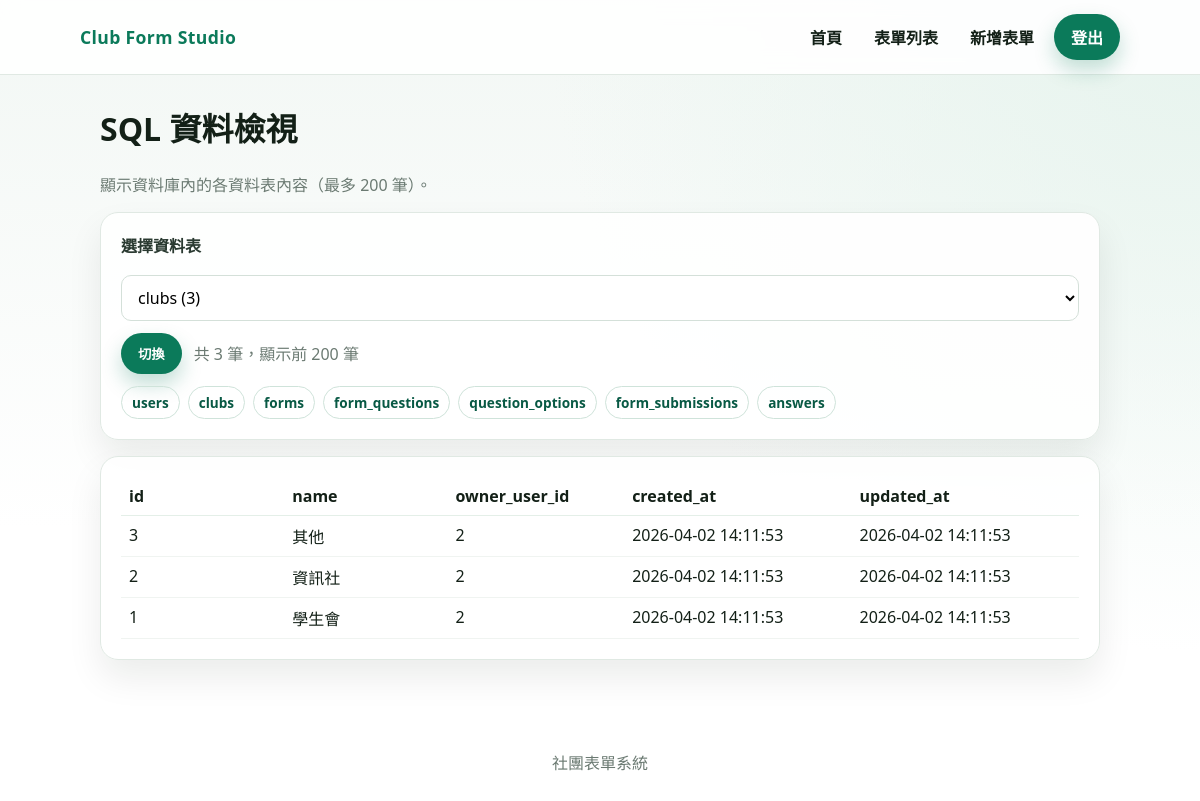
/sql_view.php?table=clubs (signed in), run on an earlier commit of the app's database.
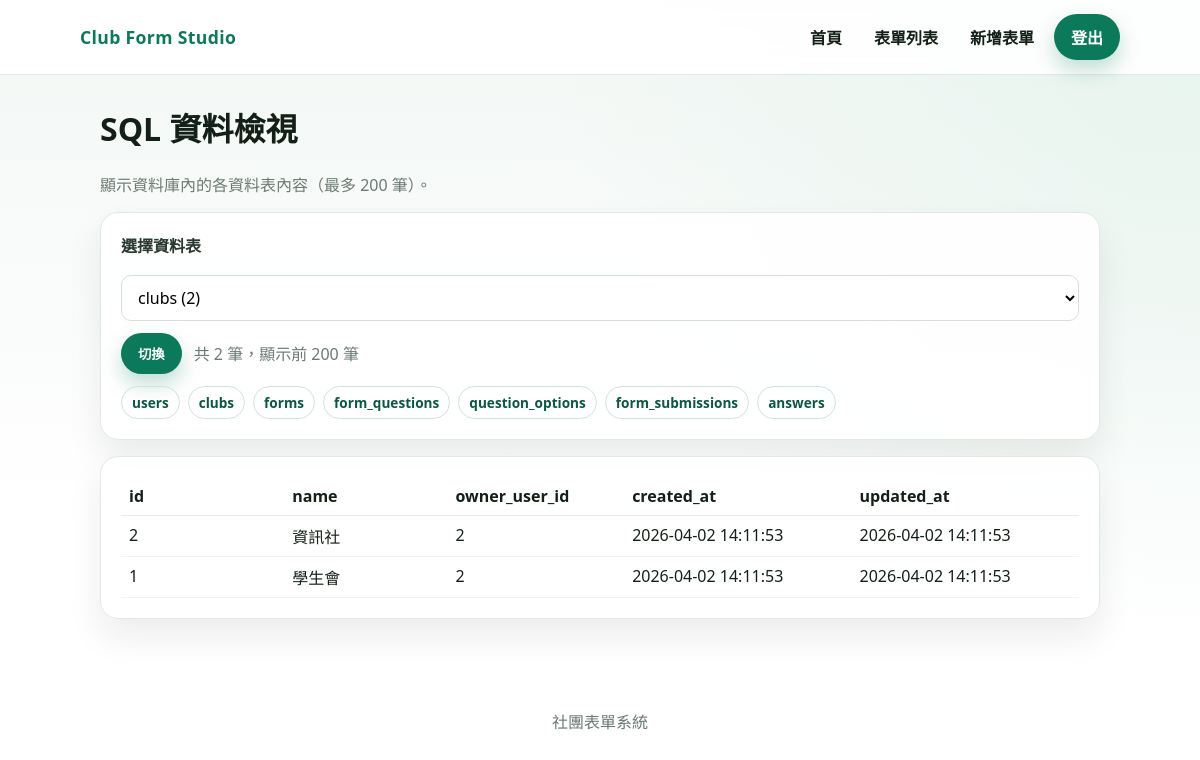
And on a later commit of the database.
### tables this page shows
CREATE TABLE clubs (
    id INT PRIMARY KEY AUTO_INCREMENT,
    name VARCHAR(100) UNIQUE NOT NULL,
    owner_user_id INT NOT NULL COMMENT '社團擁有者（建立者）',
    created_at TIMESTAMP DEFAULT CURRENT_TIMESTAMP,
    updated_at TIMESTAMP DEFAULT CURRENT_TIMESTAMP ON UPDATE CURRENT_TIMESTAMP,
    FOREIGN KEY (owner_user_id) REFERENCES users(id) ON DELETE RESTRICT,
    INDEX idx_owner (owner_user_id)
);

### sql_view.php (the view, shortened to what this page needs)
<?php
$user_raw = isset($_SESSION['user']) ? $_SESSION['user'] : null;
$user = !empty($user_raw) ? htmlspecialchars($user_raw) : null;
$errors = [];
$allowed_tables = [
  'users',
  'clubs',
  'forms',
  'form_questions',
  'question_options',
  'form_submissions',
  'answers'
];
$selected = isset($_GET['table']) ? $_GET['table'] : $allowed_tables[0];
$counts = [];
$columns = [];
$rows = [];
$total_rows = 0;
try {
  $pdo = get_db();
  foreach ($allowed_tables as $table) {
    $counts[$table] = (int) $pdo->query('SELECT COUNT(*) FROM `' . $table . '`')->fetchColumn();
  }
  $desc = $pdo->query('DESCRIBE `' . $selected . '`')->fetchAll();
  foreach ($desc as $col) {
    $columns[] = $col['Field'];
  }
  $total_rows = isset($counts[$selected]) ? $counts[$selected] : 0;
  $order_sql = in_array('id', $columns, true) ? ' ORDER BY `id` DESC' : '';
  $stmt = $pdo->query('SELECT * FROM `' . $selected . '`' . $order_sql . ' LIMIT 200');
  $rows = $stmt->fetchAll();
} catch (Throwable $e) {
  $errors[] = '資料庫讀取失敗，請稍後再試。';
}
?>
<!doctype html>
<html lang="zh-Hant">
  <head>
    <link rel="stylesheet" href="/group_41/css/app.css" />
  </head>
  <body>
    <header class="topbar">
      <div class="container nav">
        <a href="/group_41/index.php" class="brand">Club Form Studio</a>
        <nav class="menu">
          <a class="link-btn" href="/group_41/index.php">首頁</a>
          <a class="link-btn" href="/group_41/forms/list.php">表單列表</a>
          <a class="link-btn" href="/group_41/forms/create.php">新增表單</a>
          <?php if ($user) : ?>
            <a class="btn btn-primary" href="/group_41/logout.php">登出</a>
          <?php else : ?>
            <a class="link-btn" href="/group_41/login.php">登入</a>
            <a class="btn btn-primary" href="/group_41/register.php">註冊</a>
          <?php endif; ?>
        </nav>
      </div>
    </header>
    <main class="section">
      <div class="container">
        <h1>SQL 資料檢視</h1>
        <p class="muted">顯示資料庫內的各資料表內容（最多 200 筆）。</p>
        <?php if (!empty($errors)) : ?>
          <div class="error">
            <ul>
              <?php foreach ($errors as $e) : ?>
                <li><?php echo htmlspecialchars($e); ?></li>
              <?php endforeach; ?>
            </ul>
          </div>
        <?php else : ?>
          <div class="panel" style="padding: 20px; margin-bottom: 16px">
            <form method="get" action="/group_41/sql_view.php" style="display: flex; gap: 12px; flex-wrap: wrap; align-items: center">
              <label for="table">選擇資料表</label>
              <select id="table" name="table">
                <?php foreach ($allowed_tables as $table) : ?>
                  <option value="<?php echo htmlspecialchars($table); ?>" <?php echo $table === $selected ? 'selected' : ''; ?>>
                    <?php echo htmlspecialchars($table); ?> (<?php echo number_format($counts[$table] ?? 0); ?>)
                  </option>
                <?php endforeach; ?>
              </select>
              <button class="btn btn-primary" type="submit">切換</button>
              <span class="muted">共 <?php echo number_format($total_rows); ?> 筆，顯示前 200 筆</span>
            </form>
            <div style="margin-top: 12px; display: flex; gap: 8px; flex-wrap: wrap">
              <?php foreach ($allowed_tables as $table) : ?>
                <a class="btn btn-ghost btn-small" href="/group_41/sql_view.php?table=<?php echo urlencode($table); ?>">
                  <?php echo htmlspecialchars($table); ?>
                </a>
              <?php endforeach; ?>
            </div>
          </div>
          <div class="panel" style="padding: 20px; overflow: auto">
            <?php if (empty($columns)) : ?>
              <p class="muted">找不到資料欄位。</p>
            <?php elseif (empty($rows)) : ?>
              <p class="muted">目前沒有資料。</p>
            <?php else : ?>
              <table style="width: 100%; border-collapse: collapse">
                <thead>
                  <tr>
                    <?php foreach ($columns as $col) : ?>
                      <th style="text-align: left; padding: 8px; border-bottom: 1px solid #e4efe8; white-space: nowrap">
                        <?php echo htmlspecialchars($col); ?>
                      </th>
                    <?php endforeach; ?>
                  </tr>
                </thead>
                <tbody>
                  <?php foreach ($rows as $row) : ?>
                    <tr>
                      <?php foreach ($columns as $col) : ?>
                        <?php
                          $value = isset($row[$col]) ? $row[$col] : '';
                        ?>
                        <td style="padding: 8px; border-bottom: 1px solid #f0f4f1; vertical-align: top; min-width: 120px">
                          <?php echo nl2br(htmlspecialchars((string) $value)); ?>
                        </td>
                      <?php endforeach; ?>
                    </tr>
                  <?php endforeach; ?>
                </tbody>
              </table>
            <?php endif; ?>
          </div>
        <?php endif; ?>
      </div>
    </main>
    <footer class="footer container">社團表單系統</footer>
  </body>
</html>
<?php
exit();

### css/app.css (style rules this page uses)
:root { --bg: #f2f7f4; --bg-soft: #e9f1ed; --card: #ffffff; --text: #132017; --muted: #6b7a72; --brand: #0b7a5a; --brand-strong: #085944; --accent: #f5b357; --border: #e0e9e3; --shadow: 0 18px 35px rgba(10, 24, 18, 0.08); --radius: 18px; --radius-sm: 12px; }
* { box-sizing: border-box; }
body { margin: 0; font-family: "Noto Sans TC", "IBM Plex Sans Thai", "Segoe UI", sans-serif; color: var(--text); background: radial-gradient( circle at top right, #e7f4ee 0%, rgba(231, 244, 238, 0) 45% ), linear-gradient(180deg, var(--bg) 0%, #ffffff 65%); min-height: 100vh; }
a { color: inherit; text-decoration: none; }
.topbar { position: sticky; top: 0; z-index: 10; background: rgba(255, 255, 255, 0.9); backdrop-filter: blur(10px); border-bottom: 1px solid var(--border); }
.container { max-width: 1040px; margin: 0 auto; padding: 0 20px; }
.nav { display: flex; align-items: center; justify-content: space-between; gap: 16px; padding: 14px 0; }
.brand { font-weight: 700; letter-spacing: 0.02em; color: var(--brand); font-size: 1.1rem; }
.menu { display: flex; align-items: center; flex-wrap: wrap; gap: 8px; }
.link-btn { padding: 8px 12px; border-radius: 999px; font-weight: 600; color: var(--text); transition: background 0.2s ease, color 0.2s ease; }
.btn { display: inline-flex; align-items: center; justify-content: center; gap: 6px; padding: 10px 16px; border-radius: 999px; font-weight: 600; border: 1px solid transparent; transition: transform 0.2s ease, box-shadow 0.2s ease, background 0.2s ease, color 0.2s ease; }
.btn-primary { background: var(--brand); color: #ffffff; box-shadow: 0 10px 20px rgba(11, 122, 90, 0.25); }
.btn-ghost { background: transparent; color: var(--brand-strong); border-color: #cfe3da; }
.panel { background: rgba(255, 255, 255, 0.92); border-radius: var(--radius); border: 1px solid var(--border); box-shadow: var(--shadow); }
.section { padding: 8px 0 64px; }
.muted { color: var(--muted); }
label { display: block; margin-bottom: 6px; font-weight: 600; color: #2a3a31; }
input, select, textarea { width: 100%; padding: 10px 12px; border: 1px solid #d4e0d9; border-radius: 10px; background: #ffffff; font: inherit; }
.btn-small { padding: 6px 10px; font-size: 0.85rem; }
.footer { padding: 26px 0 40px; text-align: center; color: var(--muted); }

What changed in the data, as far as the page shows it:
removed clubs: id "3", name "其他", owner_user "2", created_at "2026-04-02 14:11:53", updated_at "2026-04-02 14:11:53"
Also different on the page:
form field table: "clubs (3)" → "clubs (2)"
$total_rows: "3" → "2"
